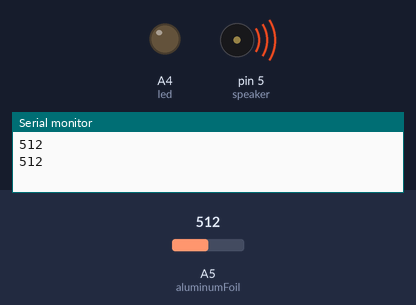
A sketch run on a simulated Arduino Uno, built with avr-gcc and run on an emulated ATmega328P. On the bench: output pins drawn as LEDs (lit = HIGH), buzzer (waves = sounding), the last lines printed to the serial monitor. Dashed ring = blinking. Inputs (shaded band) come from the test bench; at power-on: A5 (aluminumFoil) = 512. Pins used as bus, display or sensor lines are not drawn.

Above: at 7.3 s.
7.4 s: A5 (aluminumFoil) set to 985
14.7 s: A5 (aluminumFoil) set to 1017
At 20.1 s:
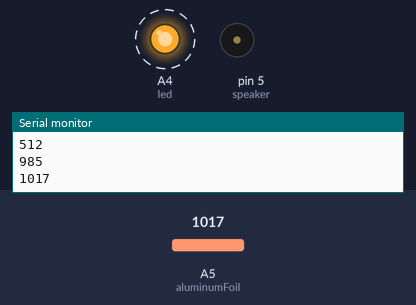
24.7 s: A5 (aluminumFoil) set to 990
At 31.9 s:
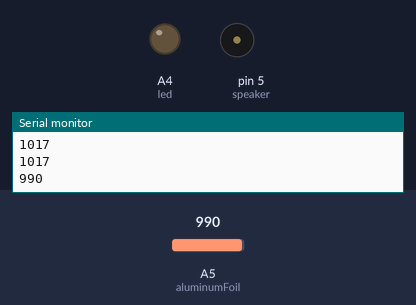
Timing chart, 0 to 38.0 s (numbered marks = the images above; inputs shaded):
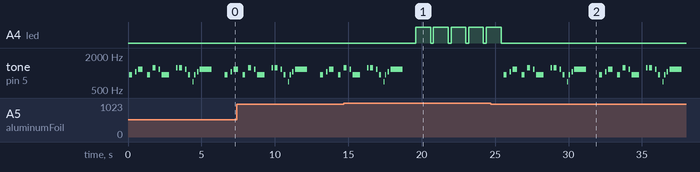

The sketch:

JMUCanvas.ino
```cpp
int led = A4;
int speaker = 5;
int aluminumFoil = A5;
int sensorValue;
int buttonPin1 = 5;

//notes
int C = 1046;
int D = 1175;
int E = 1319;
int Eb = 1245;
int F = 1397;
int F0 = 698;
//int F = 1480;
int G = 1568;
int A = 1760;
int Ab = 1661;
int B = 1976;
int Bb = 1865;
int Bb0 = 932;
int C1 = 2093;

void setup() {

  pinMode(led, OUTPUT);  //The LED is an output because it does something in the world.
  pinMode(speaker, OUTPUT);
  pinMode(aluminumFoil, INPUT);
  digitalWrite(aluminumFoil, HIGH);  //initializes the sensor
  Serial.begin(9600);    //initialize serial port. 9600 is the Arduino stardard communication speed. Tells lilypad to talk to computer at the speed of 9600 bits per second.
  pinMode(buttonPin1, INPUT_PULLUP);
}

void loop() {
  sensorValue = analogRead(aluminumFoil);
  Serial.println(sensorValue);  //send sensorValue to computer
  delay(100);  //delay 1/10 of a second. This keeps the computer from crashing when you use println.
  if (sensorValue>1000)
  {
    blinkPattern();
  }
  else
  {
    song();
  }
}

void blinkPattern()
{
  digitalWrite(led, HIGH);
  delay(1000);
  digitalWrite(led, LOW);
  delay(100);
//  digitalWrite(led, HIGH);
//  delay(100);
//  digitalWrite(led, LOW);
//  delay(25);
}

void MakeNote(int NoteNumber, int duration)
{
  // "stacatto" note, on for 1/2 of duration, off for 1/2 of duration
  tone(speaker, NoteNumber);
  delay(duration/2);
  noTone(speaker);
  delay(duration/2);
}

void MakeRest(int duration)
{
  noTone(speaker);
  delay(duration);
}

void song(int duration)
{
  MakeNote(Bb0, duration*2);
  MakeNote(C, duration);
  MakeNote(D, duration*3);
  MakeNote(Bb0, duration*2);
  MakeNote(Eb, duration*2);
  MakeNote(D, duration);
  MakeNote(Bb0, duration*5);
  MakeNote(Eb, duration);
  MakeNote(Eb, duration*2);
  MakeNote(D, duration);
  MakeNote(Bb0, duration*1.5);
  MakeNote(F0, duration/2);
  MakeNote(Bb0, duration);
  MakeNote(C, duration);
  MakeNote(D, duration*8);


}

void song()
{
  int duration = 200; // Change the number here to make the song faster or slower.
  song(duration);
}
```

Measured:
- the behaviour switches between 1000 and 1001 on A5 (aluminumFoil) (found by bisection; images 0 and 1)
- after the input at 14.7 s, A4 (led): alternates HIGH for 1.0 s and LOW for 0.20 s, starting after 4.9 s; tone on pin 5 (speaker): goes on until 18.7 s, then stays silent
- after the input at 24.7 s, A4 (led): goes on until 25.4 s, then stays LOW; tone on pin 5 (speaker): plays 932 Hz for 0.20 s, 1046 Hz for 0.10 s, 1175 Hz for 0.30 s, 932 Hz for 0.20 s, 1245 Hz for 0.20 s, 1175 Hz for 0.10 s … (30 notes in this stretch), starting after 0.90 s
- by itself, tone on pin 5 (speaker): plays 932 Hz for 0.20 s, 1046 Hz for 0.10 s, 1175 Hz for 0.30 s, 932 Hz for 0.20 s, 1245 Hz for 0.20 s, 1175 Hz for 0.10 s … (18 notes in this stretch)
